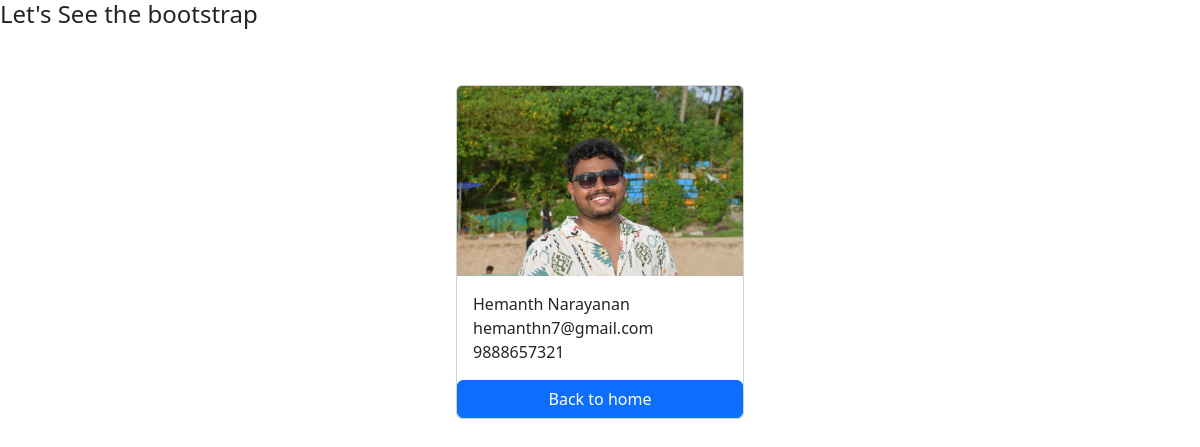
The app's page /customer/2/ with its own data.
### customer/models.py (models this page shows, shortened)
class Customer(models.Model):
    firstName = models.CharField(max_length  = 50)
    lastName = models.CharField(max_length = 50)
    emailID = models.EmailField(max_length = 50,unique = True)
    passWord = models.CharField(max_length = 20)
    photo = models.ImageField(upload_to='images')
    phoneNo = models.CharField(max_length = 10,blank = True)
    userCreatedAt = models.DateTimeField(auto_now_add = True)
    userUpdatedAt = models.DateTimeField(auto_now = True)

### customer/views.py (the view)
# urls.py: path('<int:pk>/', views.customer_details, name='customer_details'),
def customer_details(request, pk):
    customer = get_object_or_404(Customer, pk=pk)
    context = {
        'customer' : customer,
    }
    return render(request, 'customer_details.html', context)

### templates/customer_details.html (shortened to what this page needs)
{% load static %}
<!DOCTYPE html>
<html lang="en">
<head>
    <link href="https://cdn.jsdelivr.net/npm/bootstrap@5.3.3/dist/css/bootstrap.min.css" rel="stylesheet">
  </head>
<body>
    <h4>Let's See the bootstrap</h4>
    <div class="container pt-5">
        <div class="card mx-auto" style="width: 18rem;">
        <img class="card-img-top" src="{{ customer.photo.url }}" alt="Card image cap">
        <div class="card-body">
          <p class="card-text m-0">{{customer.firstName }} {{customer.lastName}}</p>
          <p class="card-text m-0">{{customer.emailID }}</p>
          <p class="card-text m-0">{{customer.phoneNo }}</p>
        </div>
        <a href="{% url 'home' %}" class="btn btn-primary">Back to home</a>
        </div>
    </div>
</body>
</html>

### records on screen
Customer: photo (picture), firstName "Hemanth", lastName "Narayanan", emailID "hemanthn7@gmail.com", phoneNo "9888657321"
